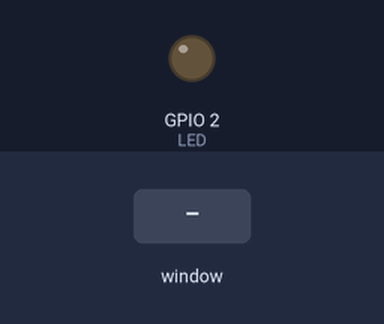
Bench run of a program on a simulated Raspberry Pi (BCM pin numbers). On the bench: output pins drawn as LEDs (lit = HIGH). Inputs (shaded band) come from the test bench. The desktop window is not drawn, its controls go by their first labels and the mouse button is held 0.15 s.

Above: at 1.2 s.
1.3 s: control labelled "LED Toggle" in the window clicked
At 2.1 s:
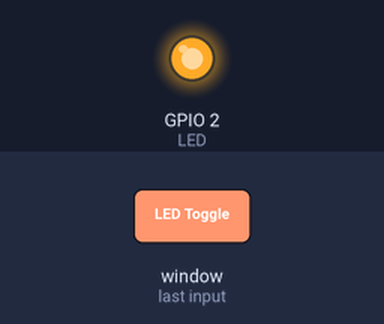
Timing chart, 0 to 4.3 s (numbered marks = the images above; inputs shaded):
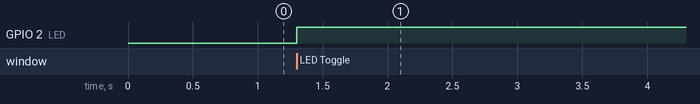

Measured:
- after the input at 1.3 s, GPIO 2 (LED): LOW → HIGH at once

The program:

GUI_TASK_BlinkLed.py
```python
import tkinter as gui
import RPi.GPIO as GPIO

LED = 2

GPIO.setwarnings(False)
GPIO.setmode(GPIO.BCM)      # Use BCM GPIO numbers
GPIO.setup(LED, GPIO.OUT)

x = 0

def LED_Toggle():
    global x
    x ^= 1
    GPIO.output(LED, x)

# main Window
main_window = gui.Tk()
main_window.title("LED TOGGLE")
main_window.geometry("400x200+500+300")
main_window.resizable(False, False)
main_window.configure(background="black")

# widget
buttontoggle = gui.Button(main_window, text="LED Toggle", command=LED_Toggle, bg="yellow")

# places
buttontoggle.place(x=50, y=50)

main_window.mainloop()
```
